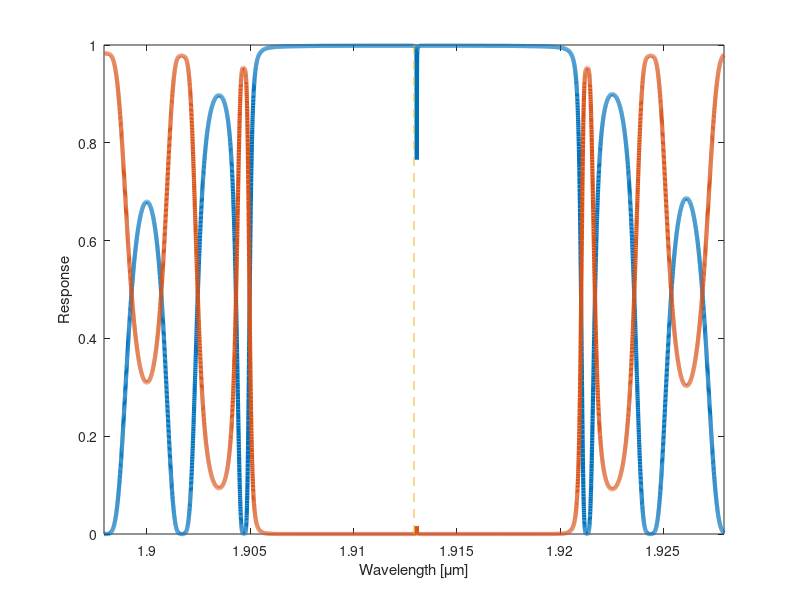

Reproduce this figure in MATLAB.
function Grating
%This file is used to plot the reflection/transmission spectrum.

% Grating Parameters
Period=500e-9;  % Bragg period
NG=200;    % Number of grating periods
L=NG*Period;    % Grating length
width0=0.45;     % mean waveguide width
dwidth=0.02;    % +/-  waveguide width
width1=width0 - dwidth;
width2=width0;
loss_dBcm=3;    % waveguide loss, dB/cm
loss=log(10)*loss_dBcm/10*100;

% Simulation Parameters:
span=30e-9;  % Set the wavelength span for the simultion
Npoints = 10000;

% from MODE calculations
switch 1
    case 1 % Strip waveguide; 500x220 nm, TE, 1550 nm
    	% neff_wavelength is the wavelength dependant effective index, found from MODE, in this case for a 500 nm waveguide at 1550 nm TE.
        neff_wavelength = @(w) 2.4379 - 1.1193 * (w*1e6-1.554) - 0.0350 * (w*1e6-1.554).^2; % 500x220 oxide strip waveguide
	% dneff_width is the grating strength parameter, expressed as delta n (rather than kappa).
	% it is defined as the grating strength relative to the 500 nm waveguide, e.g., for w = 490, the function returns the strength of the grating
	% for a grating that alternates between 490 and 500.
	% the TMM code below uses n2-n1, where n2 is the wider section (e.g., 510), and n1 is the narrower section (e.g., 490).
	% note that this function was calculated using eigenmodes, which doesn't give the correct reflection coefficient or grating strength.
	% a more accurate grating strength can be found from band structure simulations (e.g., FDTD Bloch mode approach), or experimental data.
        dneff_width = @(w) 10.4285*(w-0.5).^3 - 5.2487*(w-0.5).^2 + 1.6142*(w-0.5);
end

% Find Bragg wavelength using lambda_Bragg = Period * 2neff(lambda_bragg); 
% Assume neff is for the average waveguide width.
f = @(lambda) lambda - Period*2* (neff_wavelength(lambda)+(dneff_width(width2)+dneff_width(width1))/2);
wavelength0 = fzero(f,1550e-9);

wavelengths=wavelength0 + linspace(-span/2, span/2, Npoints);
n1=neff_wavelength(wavelengths)+dneff_width(width1);  % low index
n2=neff_wavelength(wavelengths)+dneff_width(width2);  % high index

[R,T]=TMM_Grating_RT(wavelengths, Period, NG, n1, n2, loss);
figure;
plot (wavelengths*1e6,[R, T],'LineWidth',3); hold all
plot ([wavelength0, wavelength0]*1e6, [0,1],'--');  % calculated bragg wavelength
xlabel('Wavelength [\mum]')
ylabel('Response');
axis tight;
%printfig ('PS-WBG')


function [R,T]=TMM_Grating_RT(wavelength, Period, NG, n1, n2, loss)
%Calculate the R and T versus wavelength
M=TMM_Grating_Matrix(wavelength, Period, NG, n1, n2, loss);
q=length(wavelength);
T=abs(ones(q,1)./squeeze(M(1,1,:))).^2;
R=abs(squeeze(M(2,1,:))./squeeze(M(1,1,:))).^2;


function T=TMM_Grating_Matrix(wavelength, Period, NG, n1, n2, loss)
% Calculate the total transfer matrix of the gratings
l=Period/2;
T_hw1=TMM_HomoWG_Matrix(wavelength,l,n1,loss);
T_is12=TMM_IndexStep_Matrix(n1,n2);
T_hw2=TMM_HomoWG_Matrix(wavelength,l,n2,loss);
T_is21=TMM_IndexStep_Matrix(n2,n1);
q=length(wavelength);
Tp=zeros(2,2,q); T=Tp; 
for i=1:length(wavelength)
	Tp(:,:,i)=T_hw2(:,:,i)*T_is21(:,:,i)*T_hw1(:,:,i)*T_is12(:,:,i);
	T(:,:,i)=Tp(:,:,i)^NG; % 1st order uniform Bragg grating

	% for an FP cavity, 1st order cavity, insert a high index region, n2.
	T(:,:,i)=Tp(:,:,i)^NG * (T_hw2(:,:,i))^1 * Tp(:,:,i)^NG * T_hw2(:,:,i);
end

function T_hw=TMM_HomoWG_Matrix(wavelength,l,neff,loss)
% Calculate the transfer matrix of a homogeneous waveguide.
beta=2*pi*neff./wavelength-1i*loss/2; %Complex propagation constant
T_hw=zeros(2,2,length(neff));
T_hw(1,1,:)=exp(1i*beta*l);	
T_hw(2,2,:)=exp(-1i*beta*l);


function T_is=TMM_IndexStep_Matrix(n1,n2)
% Calculate the transfer matrix for a index step from n1 to n2.
T_is=zeros(2,2,length(n1));
a=(n1+n2)./(2*sqrt(n1.*n2));
b=(n1-n2)./(2*sqrt(n1.*n2));
%T_is=[a b; b a];
T_is(1,1,:)=a;	T_is(1,2,:)=b;
T_is(2,1,:)=b; T_is(2,2,:)=a;


